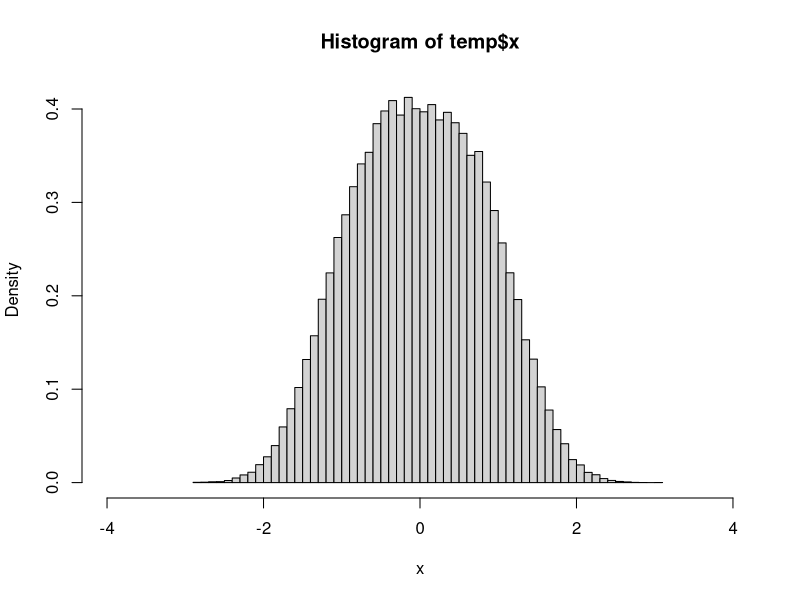

This chart was generated by the following R code:
## 1(a
## Truth
integrate(function(x){x/(1+x^2)^2},1,3)
##approximate
x <- runif(100000,1,3)
(3-1)*mean(x/(1+x^2)^2)

##1(b
##Truth
integrate(function(x){x^2*exp(-x^2)},-Inf,Inf)
##approximate
x <- rnorm(100000,0,sqrt(2)/2)
sqrt(2*pi)*sqrt(2)/2*mean(x^2)

##1(c
library("pracma")
##Truth
I.c <- function(x,y) {
  abs(x-y)
}
integral2(I.c,-1,1,-1,1)
##approximate
x <- runif(100000)
y <- runif(100000)
8*mean(abs(x-y))

##2 ##question!!!!
X <- rlnorm(100000)
error <- rnorm(100000)
Y <- exp(9 + 3*log(X) + error)
mean(Y/X)

##3
f <- function(x) { exp(-abs(x)^3/3) }; # -Inf,Inf

fe <- function(n, LIMIT=Inf) { 
  x <- rep(NA,n);
  i <- 0;                      # index of x
  j <- 0;                      # index of y, candidate of x
  while((i<n)&(j<LIMIT)) {
    y <- 1.182*sqrt(2*pi)*rnorm(1);
    u <- runif(1);
    if(u <= f(y)) {
      i <- i + 1;
      x[i] <- y;
    };
    j <- j + 1;
  };
  list(x=x, ratio=i/j);
}

# plot sampling results
temp <- fe(100000)    
temp$ratio                   
par(mfrow=c(1,1))
hist(temp$x, xlim=c(-4,4), freq=F, nclass=50, xlab="x", )
curve(f, -1, 1, add=T)